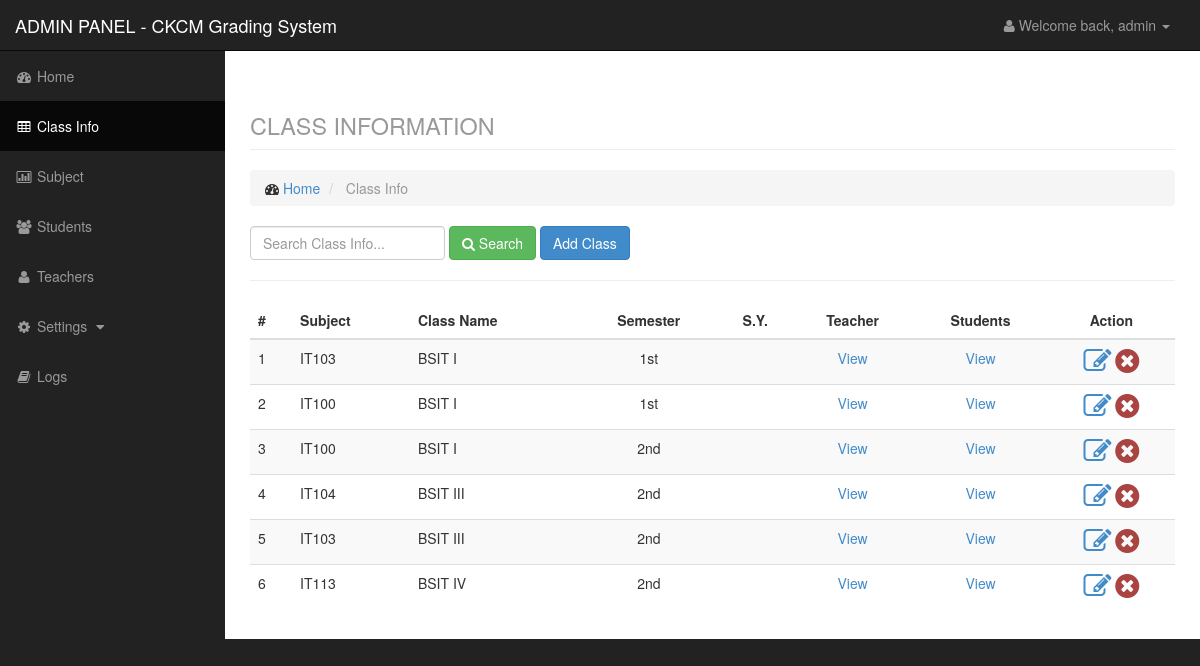
The app's page /admin/class.php (signed in) with its own data.
### tables this page shows
CREATE TABLE IF NOT EXISTS `class` (
  `id` int(11) NOT NULL AUTO_INCREMENT,
  `course` varchar(50) NOT NULL,
  `year` varchar(50) NOT NULL,
  `section` varchar(50) NOT NULL,
  `sem` varchar(50) NOT NULL,
  `teacher` varchar(100) NOT NULL,
  `subject` varchar(100) NOT NULL,
  PRIMARY KEY (`id`)
);

### admin/data/class_model.php (called while the page is built, shortened)
<?php
    $class = new Dataclass();
    class Dataclass {
        function getclass($search){
            $q = "select * from class where course like '%$search%' or year like '%$search%' or section like '%$search%' or sem like '%$search%' or subject like '%$search%' order by course,year,section,sem asc";
            $r = mysql_query($q);
            return $r;
        }
    }
?>

### admin/class.php (the view, shortened to what this page needs)
<?php
    include('include/header.php');
    include('include/sidebar.php');
    include('data/class_model.php');
    $search = isset($_POST['search']) ? $_POST['search']: null;
    $class = $class->getclass($search);
?>
<div id="page-wrapper">
    <div class="container-fluid">
        <div class="row">
            <div class="col-lg-12">
                <h1 class="page-header">
                    <small>CLASS INFORMATION</small>
                </h1>
                <ol class="breadcrumb">
                    <li>
                        <i class="fa fa-dashboard"></i> <a href="index.php">Home</a>
                    </li>
                    <li class="active">
                        Class Info
                    </li>
                </ol>
            </div>
        </div>
        <div class="row">
            <div class="col-lg-12">
                <div class="form-inline form-padding">
                    <form action="class.php" method="post">
                        <input type="text" class="form-control" name="search" placeholder="Search Class Info...">
                        <button type="submit" name="submitsearch" class="btn btn-success"><i class="fa fa-search"></i> Search</button>
                        <button type="button" class="btn btn-primary" data-toggle="modal" data-target="#addclass">Add Class</button>
                    </form>
                </div>
            </div>
        </div>
        <hr />
        <div class="row">
            <div class="col-lg-12">
            </div>
        </div>
        <div class="row">
            <div class="col-lg-12">
                <div class="table-responsive">
                    <table class="table table-striped">
                        <thead>
                            <tr>
                                <th>#</th>
                                <th>Subject</th>
                                <th>Class Name</th>
                                <th class="text-center">Semester</th>
                                <th class="text-center">S.Y.</th>
                                <th class="text-center">Teacher</th>
                                <th class="text-center">Students</th>
                                <th class="text-center">Action</th>
                            </tr>
                        </thead>
                        <tbody>
                            <?php $c = 1; ?>
                            <?php while($row = mysql_fetch_array($class)): ?>
                                <tr>
                                    <td><?php echo $c;?></td>
                                    <td><?php echo $row['subject'];?></td>
                                    <td><?php echo $row['course'].' '.$row['year'];?></td>
                                    <td class="text-center"><?php echo $row['sem'];?></td>
                                    <td class="text-center"><?php echo $row['SY'];?></td>
                                    <td class="text-center"><a href="classteacher.php?classid=<?php echo $row['id'];?>&teacherid=<?php echo $row['teacher'];?>" title="update teacher">View</a></td>
                                    <td class="text-center"><a href="classstudent.php?classid=<?php echo $row['id'];?>" title="update students" title="add student">View</a></td>
                                    <td class="text-center">
                                        <a href="edit.php?type=class&id=<?php echo $row['id']?>" title="update class"><i class="fa fa-edit fa-2x text-primary"></i></a>
                                        <a href="data/data_model.php?q=delete&table=class&id=<?php echo $row['id']?>" title="delete class"><i class="fa fa-times-circle fa-2x text-danger confirmation"></i></a></td>
                                </tr>
                            <?php $c++; ?>
                            <?php endwhile; ?>
                        </tbody>
                    </table>
                </div>
            </div>
        </div>
    </div>
</div>
<?php include('include/footer.php'); ?>

### admin/include/header.php (shortened to what this page needs)
<!DOCTYPE html>
<html lang="en">
<head>
    <link href="../css/bootstrap.min.css" rel="stylesheet">
    <link href="../css/sb-admin.css" rel="stylesheet">
    <link href="../css/plugins/morris.css" rel="stylesheet">
    <link href="../css/font-awesome.min.css" rel="stylesheet" type="text/css">
</head>
<body>
    <div id="wrapper">
        <nav class="navbar navbar-inverse navbar-fixed-top" role="navigation">
            <div class="navbar-header">
                <a class="navbar-brand" href="index.php">ADMIN PANEL - CKCM Grading System</a>
            </div>
            <ul class="nav navbar-right top-nav">
                <li class="dropdown">
                    <a href="#" class="dropdown-toggle" data-toggle="dropdown"><i class="fa fa-user"></i> Welcome back,  <?php echo $_SESSION['level']; ?> <b class="caret"></b></a>
                </li>
            </ul>

### admin/include/sidebar.php (shortened to what this page needs)
    <div class="collapse navbar-collapse navbar-ex1-collapse">
        <ul class="nav navbar-nav side-nav">
            <li class="active">
                <a href="index.php"><i class="fa fa-fw fa-dashboard"></i> Home</a>
            </li>
            <li>
                <a href="class.php"><i class="fa fa-fw fa-table"></i> Class Info</a>
            </li>
            <li>
                <a href="subject.php"><i class="fa fa-fw fa-bar-chart-o"></i> Subject</a>
            </li>
            <li>
                <a href="studentlist.php"><i class="fa fa-fw fa-users"></i> Students</a>
            </li>
            <li>
                <a href="teacherlist.php"><i class="fa fa-fw fa-user"></i> Teachers</a>
            </li>
            <li>
                <a href="javascript:;" data-toggle="collapse" data-target="#setting"><i class="fa fa-fw fa-gear"></i> Settings <i class="fa fa-fw fa-caret-down"></i></a>
            </li>
            <li>
                <a href="logs.php"><i class="fa fa-fw fa-book"></i> Logs </a>
            </li>
        </ul>
    </div>
</nav>

### admin/include/footer.php (shortened to what this page needs)
</div>
</body>
</html>

### css/sb-admin.css (style rules this page uses)
body { margin-top: 100px; background-color: #222; }
@media (min-width:768px) { body { margin-top: 50px; } }
#wrapper { padding-left: 0; }
#page-wrapper { width: 100%; padding: 0; background-color: #fff; }
@media (min-width:768px) { #wrapper { padding-left: 225px; } }
@media (min-width:768px) { #page-wrapper { padding: 10px; } }
.top-nav { padding: 0 15px; }
.top-nav>li { display: inline-block; float: left; }
.top-nav>li>a { padding-top: 15px; padding-bottom: 15px; line-height: 20px; color: #999; }
@media (min-width:768px) { .side-nav { position: fixed; top: 51px; left: 225px; width: 225px; margin-left: -225px; border: none; border-radius: 0; overflow-y: auto; background-color: #222; } }
@media (min-width:768px) { .side-nav>li>a { width: 225px; } }

### records on screen
class: subject "IT103", course "BSIT", year "I", sem "1st"
class: subject "IT100", course "BSIT", year "I", sem "1st"
class: subject "IT100", course "BSIT", year "I", sem "2nd"
class: subject "IT104", course "BSIT", year "III", sem "2nd"
class: subject "IT103", course "BSIT", year "III", sem "2nd"
class: subject "IT113", course "BSIT", year "IV", sem "2nd"

### other values on screen
$_SESSION['level'] "admin"
